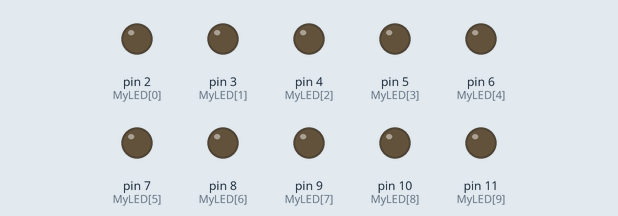
Simulated run of this sketch. Board: Arduino Uno, built with avr-gcc and run on an emulated ATmega328P. Shown: output pins drawn as LEDs (lit = HIGH).

Above: at 0.1 s.
At 1.1 s:
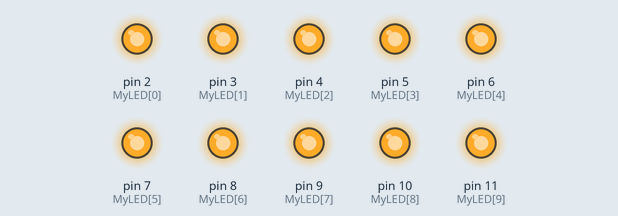
At 8.0 s:
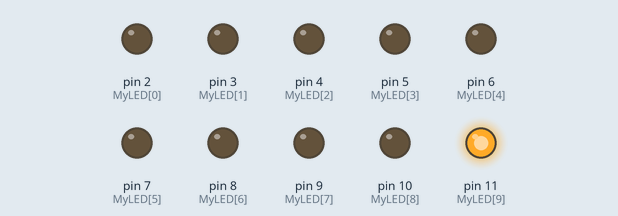
At 14.0 s:
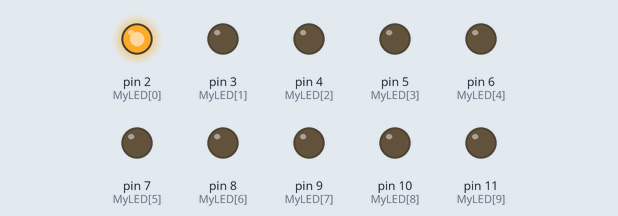
At 20.45 s:
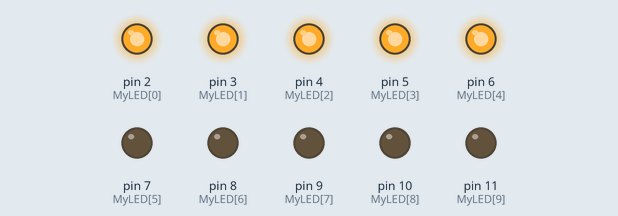
At 39.85 s:
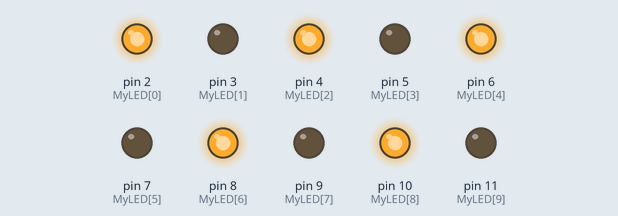
Timing chart, 0 to 40.0 s (numbered marks = the images above):
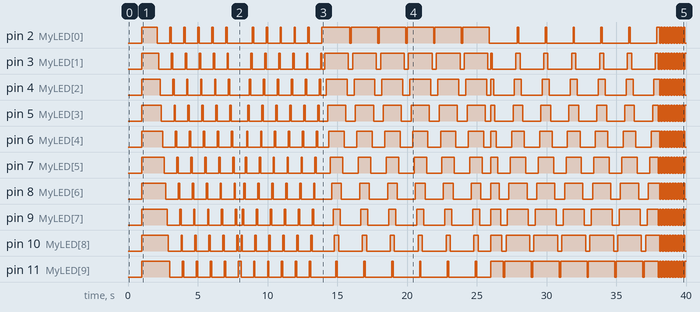

Measured:
- by itself, pin 2 (MyLED[0]): LOW → HIGH at 1.0 s, → LOW 1.1 s later, → HIGH 0.90 s later, → LOW 0.10 s later, … (64 changes in this stretch)
- by itself, pin 3 (MyLED[1]): LOW → HIGH at 1.0 s, → LOW 1.2 s later, → HIGH 0.90 s later, → LOW 0.10 s later, … (69 changes in this stretch)
- by itself, pin 4 (MyLED[2]): LOW → HIGH at 1.0 s, → LOW 1.3 s later, → HIGH 0.90 s later, → LOW 0.10 s later, … (68 changes in this stretch)
- by itself, pin 5 (MyLED[3]): LOW → HIGH at 1.0 s, → LOW 1.4 s later, → HIGH 0.90 s later, → LOW 0.10 s later, … (69 changes in this stretch)
- by itself, pin 6 (MyLED[4]): LOW → HIGH at 1.0 s, → LOW 1.5 s later, → HIGH 0.90 s later, → LOW 0.10 s later, … (68 changes in this stretch)
- by itself, pin 7 (MyLED[5]): LOW → HIGH at 1.0 s, → LOW 1.6 s later, → HIGH 0.90 s later, → LOW 0.10 s later, … (69 changes in this stretch)
- by itself, pin 8 (MyLED[6]): LOW → HIGH at 1.0 s, → LOW 1.7 s later, → HIGH 0.90 s later, → LOW 0.10 s later, … (68 changes in this stretch)
- by itself, pin 9 (MyLED[7]): LOW → HIGH at 1.0 s, → LOW 1.8 s later, → HIGH 0.90 s later, → LOW 0.10 s later, … (69 changes in this stretch)

The sketch:

LED_Ceremony.ino
```cpp
#define delay50 100

int MyLED[] = {2, 3, 4, 5, 6, 7, 8, 9, 10, 11};
int num_of_led;

void setup(){
  num_of_led = sizeof(MyLED) / sizeof(int);
  for(int i = 0; i < num_of_led; i++){
  pinMode(MyLED[i], OUTPUT);
}
}

void loop(){

  delay(1000);
  LEDON();
  delay(1000);
  LEDOFF();
  for (int i = 0; i < 6; i++) {pattern1();}
  for (int i = 0; i < 6; i++) {pattern2();}
  for (int i = 0; i < 6; i++) {pattern3();}
  for (int i = 0; i < 6; i++) {pattern4();}
  for (int i = 0; i < 35; i++){pattern5();}
  for (int i = 0; i < 6; i++) {pattern6();}
  for (int i = 0; i < 20; i++){pattern7();}
  for (int i = 0; i < 20; i++){pattern8();}
  for (int i = 0; i < 6; i++) {pattern9();}
// for (int i = 0; i < 6; i++) {pattern10();}
//  for (int i = 0; i < 50; i++){pattern11();}
//  for (int i = 0; i < 50; i++){pattern12();}
  LEDOFF();
  delay(5000);

}

//Turn ON all LED
void LEDON(){
  for(int i = 0; i < num_of_led; i++){
    digitalWrite(MyLED[i], HIGH);
  }
}

//Turn OFF all LED
void LEDOFF(){
  for(int i = 0; i < num_of_led; i++){
    digitalWrite(MyLED[i], HIGH);
  }
}

//Left to right
void pattern1(){
  for(int i = 0; i < num_of_led; i++){
    digitalWrite(MyLED[i], HIGH);
    delay(100);
    digitalWrite(MyLED[i], LOW);
  }
}

//Right to left
void pattern2(){
  for(int i = num_of_led; i > 0; i--){
    digitalWrite(MyLED[i - 1], HIGH);
    delay(100);
    digitalWrite(MyLED[i - 1], LOW);
  }
}

//Left to right fill
void pattern3(){
  for(int i = 0; i < num_of_led; i++){
    digitalWrite(MyLED[i], HIGH);
    delay(100);
  }

  for(int i = num_of_led; i > 0; i--){
    digitalWrite(MyLED[i - 1], LOW);
    delay(100);
  }
}

//Right to left fill
void pattern4(){
  LEDON();

  for(int i = 0; i < num_of_led; i++){
    digitalWrite(MyLED[i], LOW);
    delay(100);
  }

  for(int i = num_of_led; i > 0; i--){
    digitalWrite(MyLED[i - 1], HIGH);
    delay(100);
  }

  LEDOFF();

}

// Alternate lEDs
void pattern5(){
  for(int i = 0; i < num_of_led; i = i + 2){
    digitalWrite(MyLED[i], HIGH);
    digitalWrite(MyLED[i + 1], LOW);
  }
  delay(100);
  for(int i = 0; i < num_of_led; i = i + 2){
    digitalWrite(MyLED[i], LOW);
    digitalWrite(MyLED[i + 1], HIGH);
  }
  delay(100);
}

// Oscillating LEDs
void pattern6(){
  for(int i = 0; i < num_of_led; i++){
    digitalWrite(MyLED[i], HIGH);
    delay(100);
    digitalWrite(MyLED[i], LOW);
  }

  for(int i = num_of_led; i > 0; i--){
    digitalWrite(MyLED[i - 1], LOW);
    delay(100);
    digitalWrite(MyLED[i], LOW);
  }
}

// Outside to Inside
void pattern7(){
  for(int i = 0; i < num_of_led / 2; i++){
    digitalWrite(MyLED[i], HIGH);
    digitalWrite(MyLED[num_of_led - 1 - i], HIGH);
    delay(100);
    digitalWrite(MyLED[i], LOW);
    digitalWrite(MyLED[num_of_led - 1 - i], LOW);
  }
}

// Inside to Outside
void pattern8(){
  for(int i = (num_of_led / 2) - 1; i >= 0; i--){
    digitalWrite(MyLED[i], HIGH);
    digitalWrite(MyLED[num_of_led - 1 - i], HIGH);
    delay(100);
    digitalWrite(MyLED[i], LOW);
    digitalWrite(MyLED[num_of_led - 1 - i], LOW);
  }
}

// Left to right 3 LEDs
void pattern9(){
  for(int i = 0; i < num_of_led + 3; i++){
    if(i <= num_of_led){
    digitalWrite(MyLED[i], HIGH);
  }
  if(i > 2){
    digitalWrite(MyLED[i - 3], LOW);
  }
  delay(100);
  }
}
```
